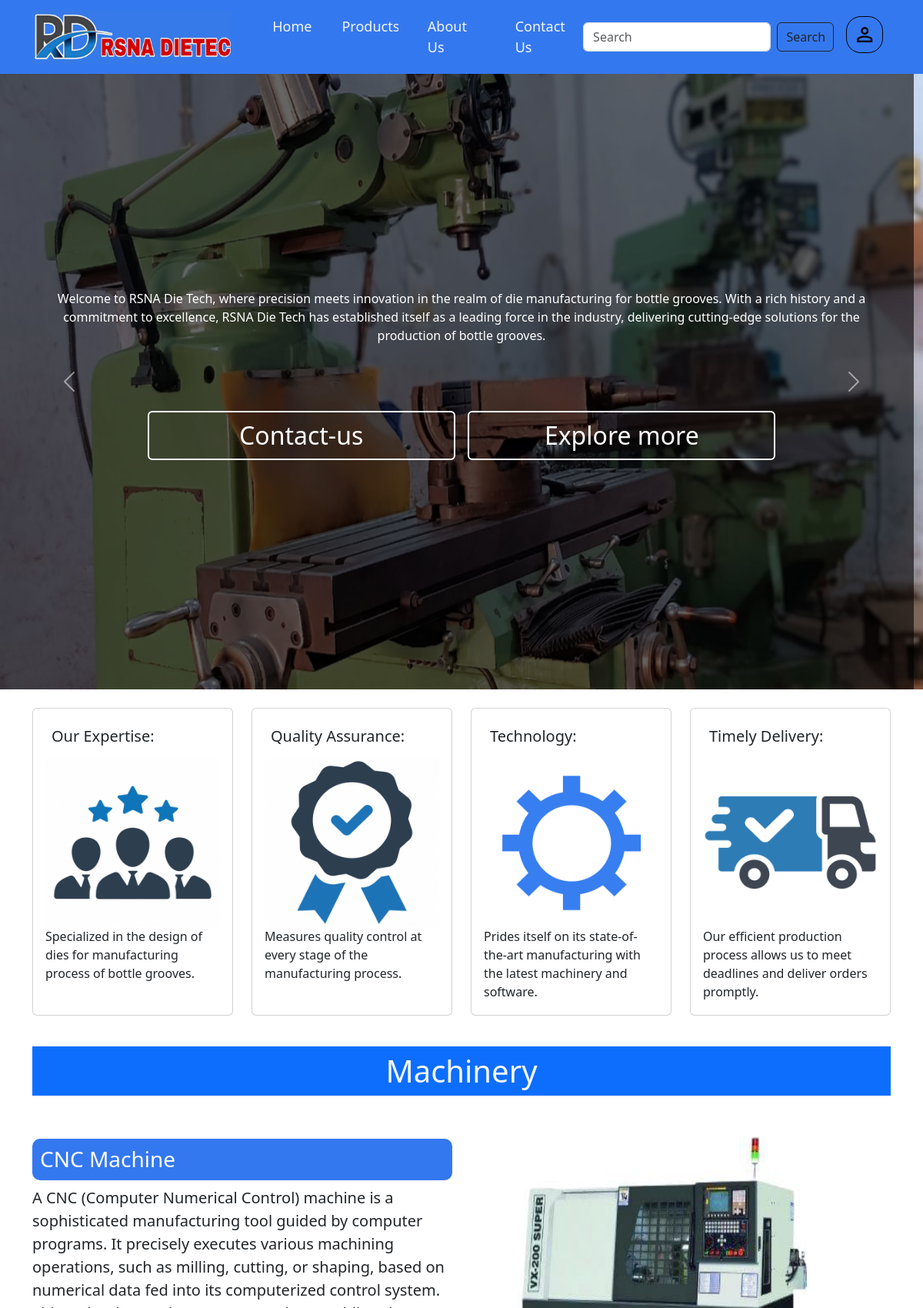
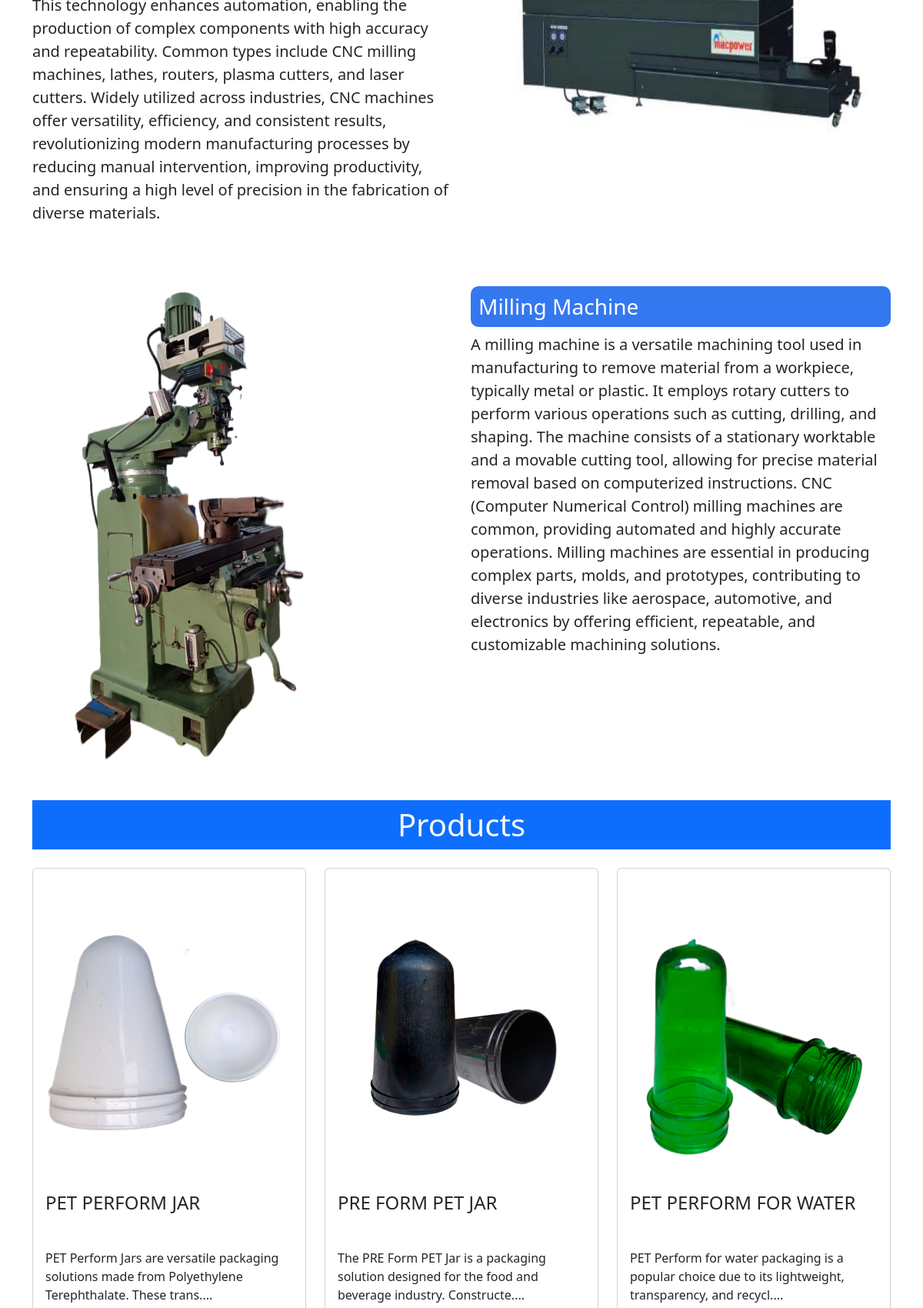
The page / (upper part) on the database its author committed (2 pictures, top to bottom).
### mainApp/models.py (models this page shows, shortened)
class Product(models.Model):
    id=models.AutoField(primary_key=True)
    name=models.CharField(max_length=60,unique=True)
    description=models.TextField()
    pic=models.ImageField(upload_to="uploads/product")

### mainApp/views.py (the view)
# urls.py: path('',views.homePage),
def homePage(Request):
    products=Product.objects.all().order_by("-id")[0:9]
    return render(Request,'index.html',{'products':products,})

### mainApp/templates/index.html (shortened to what this page needs)
{% load static %}
<!DOCTYPE html>
<html lang="en">
<head>
</head>
<link rel="stylesheet" href="{% static 'css/style.css' %}">
<link href="https://cdn.jsdelivr.net/npm/bootstrap@5.3.2/dist/css/bootstrap.min.css" rel="stylesheet"
>
<body>
    <div class="main">
        <div class="top">
            <nav class="navbar navbar-expand-lg">
                <div class="container">
                    <a class="navbar-brand" href="/"><img src="{% static 'images/logoname.jpeg' %}" width="280px"
                            height="70px" alt=""></a>
                    <div class="collapse navbar-collapse" id="navbarSupportedContent">
                        <ul class="navbar-nav me-auto mb-2 mb-lg-0">
                            <li class="nav-item">
                                <a class="nav-link links" aria-current="page" href="/">Home</a>
                            </li>
                            <li class="nav-item">
                                <a class="nav-link" href="/products/">Products</a>
                            </li>
                            <li class="nav-item">
                                <a class="nav-link" href="/about/">About Us</a>
                            </li>
                            <li class="nav-item">
                                <a class="nav-link" href="/contact/">Contact Us</a>
                            </li>
                        </ul>
                        <form class="d-flex" role="search" action="/search/" method="post">
                            <input class="form-control me-2" type="text" name="search" placeholder="Search" aria-label="Search">
                            <button class="btn btn-outline-dark pe-4" type="submit">Search</button>
                        </form>
                        <a href="/login/" style="text-decoration: none; color: black; position: relative; "><span class="material-symbols-outlined p-2 mx-3" style="font-size: 30px;border-radius: 40%; border: 1px solid black;">
                            </span></a>
                    </div>
                </div>
            </nav>
            {% block body %}
            <div id="carouselExampleFade" class="carousel slide carousel-fade">
                <div class="carousel-inner">
                    <div class="carousel-item active">
                        <img src="{% static 'images/banner1.jpeg' %}" class="d-block w-100" height="800px" alt="...">
                        <div class="colorz"></div>
                        <div class="container button-img text-center">
                            <div class="container">
                                <div class="para">
                                    <p class="text-center">Welcome to RSNA Die Tech, where precision meets
                                        innovation in
                                        the realm of die
                                        manufacturing for bottle grooves. With a rich history and a commitment to
                                        excellence, RSNA Die Tech has established itself as a leading force in the
                                        industry,
                                        delivering cutting-edge solutions for the production of bottle grooves.</p>
                                </div>
                            </div>
                            <a class=" btn btn-primary fs-2" href="/contact/">Contact-us</a>&nbsp;&nbsp;&nbsp;
                            <a class=" btn btn-primary fs-2" href="/products/">Explore more</a>
                        </div>
                    </div>
                </div>
                <button class="carousel-control-prev" type="button" data-bs-target="#carouselExampleFade"
                    data-bs-slide="prev">
                    <span class="carousel-control-prev-icon" aria-hidden="true"></span>
                </button>
                <button class="carousel-control-next" type="button" data-bs-target="#carouselExampleFade"
                    data-bs-slide="next">
                    <span class="carousel-control-next-icon" aria-hidden="true"></span>
                </button>
            </div>
        </div>
    </div>
    <div class="deva"></div>
    <div class="page-1">
        <div class="container my-2">
            <div class="row">
                <div class="col-md-3 my-3">
                    <div class="card " style="height: 400px; width: 100%;">
                        <div class="card-body shadow">
                            <h5 class="card-title p-2">Our Expertise:</h5>
                            <p class="card-text"><img src="{% static 'images/expertise.png' %}" class="card-img-top"
                                    alt="..." height="220px">Specialized in the design of dies for manufacturing process
                                of
                                bottle grooves.</p>
                        </div>
                    </div>
                </div>
                <div class="col-md-3 my-3">
                    <div class="card " style="height: 400px; width: 100%;">
                        <div class="card-body">
                            <h5 class="card-title p-2">Quality Assurance:</h5>
                            <p class="card-text"><img src="{% static 'images/quality.png' %}" class="card-img-top"
                                    alt="..." height="220px">Measures quality control
                                at every stage of the manufacturing process.</p>
                        </div>
                    </div>
                </div>
                <div class="col-md-3 my-3">
                    <div class="card " style="height: 400px; width: 100%;">
                        <div class="card-body">
                            <h5 class="card-title p-2">Technology:</h5>
                            <p class="card-text"><img src="{% static 'images/setting.png' %}" class="card-img-top"
                                    alt="..." height="220px">Prides itself
                                on its state-of-the-art manufacturing with the latest
                                machinery and software.</p>
                        </div>
                    </div>
                </div>
                <div class="col-md-3 my-3">
                    <div class="card " style="height: 400px; width: 100%;">
                        <div class="card-body">
                            <h5 class="card-title p-2">Timely Delivery:</h5>
                            <p class="card-text"><img src="{% static 'images/delhivery.png' %}" class="card-img-top"
                                    alt="..." height="220px">Our efficient production process allows us to meet
                                deadlines and deliver orders promptly.</p>
                        </div>
                    </div>
                </div>
            </div>
        </div>
    </div>
    <div class="products">
        <div class="container my-3">
            <h1 class="text-center bg-primary text-light p-2">Machinery</h1>
            <div class="row">
                <div class="col-md-6 mt-5">
                    <h3 class="p-2 head">CNC Machine</h3>
                    <p class="fs-5">
                        A CNC (Computer Numerical Control) machine is a sophisticated manufacturing tool guided
                        by computer programs. It precisely executes various machining operations, such as
                        milling, cutting, or shaping, based on numerical data fed into its computerized control
                        system. This technology enhances automation, enabling the production of complex
                        components with high accuracy and repeatability. Common types include CNC milling
                        machines, lathes, routers, plasma cutters, and laser cutters. Widely utilized across
                        industries, CNC machines offer versatility, efficiency, and consistent results,
                        revolutionizing modern manufacturing processes by reducing manual intervention,
                        improving productivity, and ensuring a high level of precision in the fabrication of
                        diverse materials.
                    </p>
                </div>
                <div class="col-md-6">
                    <img src="{% static 'images/home-7.jpeg' %}" height="500px" width="100%" alt="">
                </div>
            </div>
        </div>
        <div class="container my-3">
            <div class="row">
                <div class="col-md-6">
                    <img src="{% static 'images/home-5.jpeg' %}" height="700px" width="80%" alt="">
                </div>
                <div class="col-md-6 mt-5">
                    <h3 class="p-2 head">Milling Machine</h3>
                    <p class="fs-5">A milling machine is a versatile machining tool used in manufacturing to
                        remove material
                        from a workpiece, typically metal or plastic. It employs rotary cutters to perform
                        various operations such as cutting, drilling, and shaping. The machine consists of a
                        stationary worktable and a movable cutting tool, allowing for precise material removal
                        based on computerized instructions. CNC (Computer Numerical Control) milling machines
                        are common, providing automated and highly accurate operations. Milling machines are
                        essential in producing complex parts, molds, and prototypes, contributing to diverse
                        industries like aerospace, automotive, and electronics by offering efficient,
                        repeatable, and customizable machining solutions.
                    </p>
                </div>
            </div>
        </div>
    </div>
    <div class="container">
        <h1 class="py-2 bg-primary text-center text-light fs-1">Products</h1>
        <div class="row">
          {% for item in products %}
          <div class="col-sm-6 col-md-4  my-3">
            <div class="card" style="width: 100%;">
              <img src="{{item.pic.url}}" class="card-img-top px-2" height="400px" width="100%" alt="...">
              <div class="card-body">
                <h5 class="card-title py-1 fs-4" style="text-transform: uppercase; height: 70px;">{{item.name|slice:"0:25"}}
                </h5>
                <p class="card-text" style="text-align: left; height: 75px;">{{item.description|slice:"0:100"}}....</p>
              </div>
            </div>
          </div>
          {% endfor %}
        </div>
    </div>
    {% endblock %}
</body>
</html>

### mainApp/static/css/style.css (style rules this page uses)
* { margin: 0; overflow-x: hidden; }
.navbar { background-color: rgb(52, 120, 239); }
.nav-item { padding-left:30px; }
.nav-item a { color: whitesmoke; font-size: 18px; }
.button-img { position: absolute; left: 0; right: 0; margin-left: auto; margin-right: auto; top: 200px; }
.button-img a { margin-top: 70px; background:none; width: 400px; color: white; border:2px solid white; }
.colorz { width: 99vw; height:900px; background-color: black; position: absolute; bottom: 0px; opacity: 60%; }
.para p { margin-top: 80px; color: white; text-align: center; }
.page-1 { margin-left: auto; margin-right: auto; }
.head { background-color: rgb(52, 120, 239); color: white; border:2px solid rgb(52, 120, 239); border-radius: 10px; }
.deva { position: absolute; top: 200; width: 70%; height: 400px; }

### rows shown on the page
Product: pic (picture), name "PET PERFORM JAR", description "PET Perform Jars are versatile packaging solutions made from Polyethylene Terephthalate. These trans"
Product: pic (picture), name "PRE FORM PET JAR", description "The PRE Form PET Jar is a packaging solution designed for the food and beverage industry. Constructe"
Product: pic (picture), name "PET PERFORM FOR WATER", description "PET Perform for water packaging is a popular choice due to its lightweight, transparency, and recycl"
